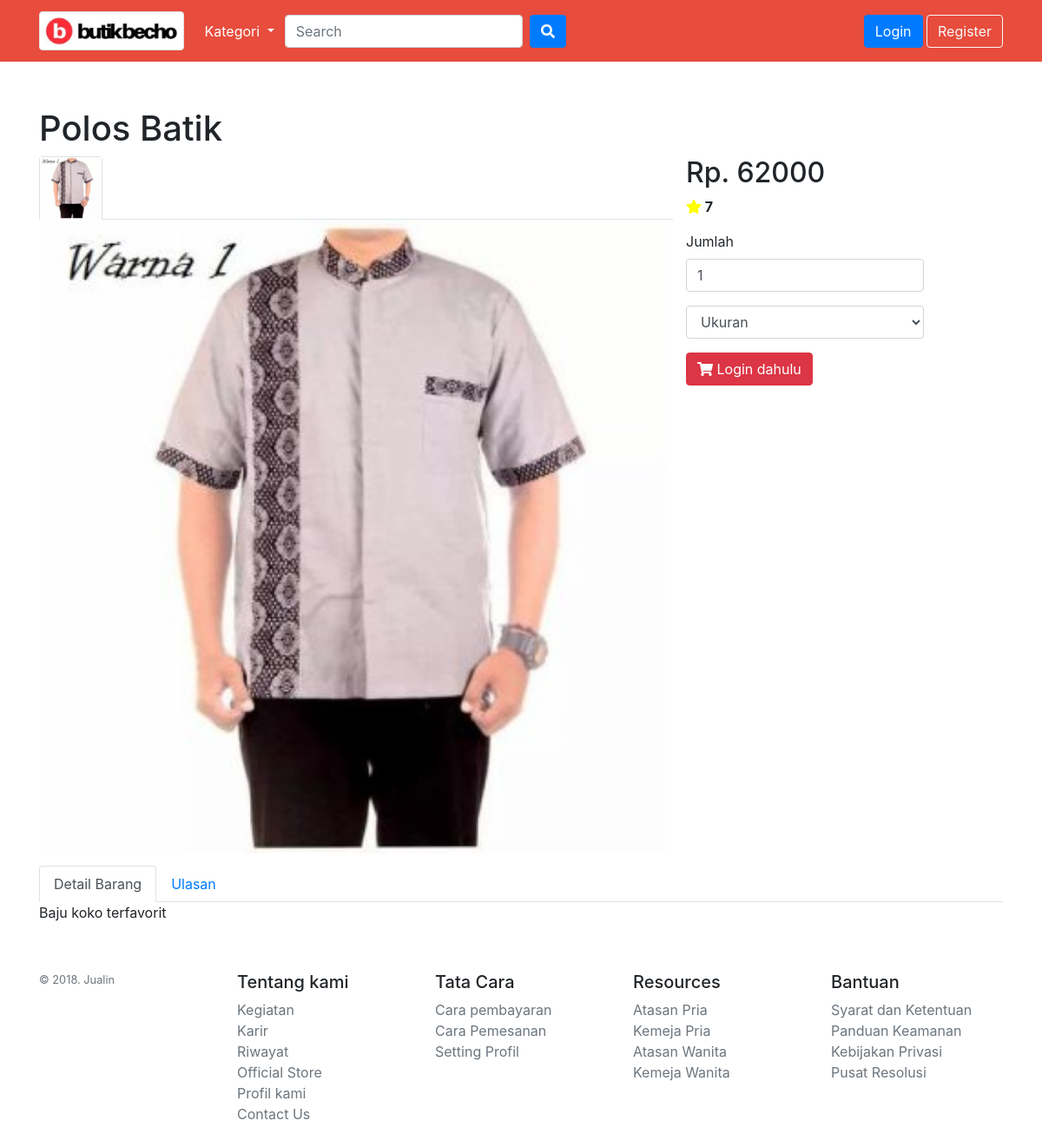
/detail?id=3, run on the app's committed database.
### tables this page shows
CREATE TABLE `produk` (
  `id` int(11) NOT NULL,
  `name` varchar(255) NOT NULL,
  `price` int(11) NOT NULL,
  `rating` int(11) NOT NULL,
  `image` varchar(255) NOT NULL,
  `kategori_id` int(11) NOT NULL,
  `description` varchar(255) NOT NULL
);

### application/controllers/C_Detail.php (called while the page is built, shortened)
<?php
class C_Detail extends CI_Controller {
	public function __construct(){
    $this->load->model('M_Produk');
  }
  public function index() {
    $id = $this->input->get('id');
    $produk = $this->M_Produk->getById($id);
    $this->load->view('V_Base', [
      'title' => $produk['name'] . " | Jualin",
      'content' => 'V_Detail',
      'data' => [
        'produk' => $produk
      ]
    ]);
  }
}

### index.php (called while the page is built, shortened)
<?php
require_once BASEPATH.'core/CodeIgniter.php';

### application/models/M_Produk.php (called while the page is built, shortened)
<?php
	class M_Produk extends CI_Model{
		public function getById($id) {
			$this->db->where('id', $id);
			$result = $this->db->get('produk');;
			if ($result->num_rows() > 0) {
				return $result->result_array()[0];
			}
			return [];
		}
	}
?>

### application/views/V_Usernav.php (the view, shortened to what this page needs)
<header>
    <nav class="navbar navbar-expand-md navbar-dark fixed-top">
      <div class="container">
        <a class="navbar-brand" href="<?= base_url() ?>" id="pad-left"><img class="img-thumbnail" id="imageLogo"  src="<?= base_url("images/wow.jpg") ?>"></a>
        <div class="collapse navbar-collapse" id="navbarCollapse">
          <ul class="navbar-nav">
            <li class="nav-item dropdown">
              <a class="nav-link dropdown-toggle" style="color:white" href="#" id="navbarDropdown" role="button" data-toggle="dropdown"
                aria-haspopup="true" aria-expanded="false">
                Kategori
              </a>
            </li>
          </ul>
          <form class="form-inline mr-auto ml-1" action="<?= base_url("search") ?>">
            <input class="form-control mr-sm-2" type="text" name="q" placeholder="Search" aria-label="Search">
            <button class="btn btn-primary my-2 my-sm-0" type="submit">
              <i class="fas fa-search"></i>
            </button>
          </form>
          <div class="mr-0 my-2">
            <?php if($this->session->has_userdata('logged_in')): ?>
              <a href="<?= base_url('cart') ?>" class="btn btn-success">
                <i class="fas fa-shopping-cart"></i>
                <span class="badge badge-light mx-2">
                <?php
                  $this->db->where('user_id', $this->session->userdata('logged_in')['id']);
                  $result = $this->db->get('cart');
                  echo sizeof($result->result_array());
                ?>
                </span>
              </a>
              <a class="btn btn-danger" href="<?= base_url("order") ?>">OrderKu</a>
              <a href="<?= base_url('C_Login/logout') ?>" class="btn btn-primary">Logout</a>
            <?php else: ?>
              <a href="<?= base_url('login') ?>" class="btn btn-primary">Login</a>
              <a href="<?= base_url('register') ?>" class="btn btn-outline-light">Register</a>
            <?php endif ?>
          </div>
        </div>
      </div>
    </nav>
  </header>

### application/views/V_Detail.php (shortened to what this page needs)
<main role="main" style="margin-top: 100px">
  <div class="container">
    <div class="row">
      <div class="col">
        <h1 class="display-5"><?= $produk['name'] ?></h1>
      </div>
    </div>
    <div class="row">
      <div class="col-md-8">
        <ul class="nav nav-tabs image-tab" id="detailTab" role="tablist">
          <li class="nav-item">
            <a class="nav-link active" id="img1-tab" data-toggle="tab" href="#img1" role="tab" aria-controls="img1" aria-selected="true">
              <img src="<?= base_url($produk['image']) ?>" class="img-fluid" alt="">
            </a>
          </li>
        </ul>
        <div class="tab-content" id="detailTabContent">
          <div class="tab-pane fade show active" id="img1" role="tabpanel" aria-labelledby="img1-tab">
            <img src="<?= base_url($produk['image']) ?>" class="img-fluid detail-img" alt="">
          </div>
        </div>
      </div>
      <div class="com-md-4">
        <h2>Rp. <?= $produk['price'] ?></h2>
        <p style="font-weight: bold">
          <i class="fas fa-star" style="color: yellow"></i> <?= $produk['rating'] ?>
        </p>
        <form action="<?= base_url('C_Cart/add') ?>" method="POST">
          <div class="form-group">
            <label>Jumlah</label>
            <input type="number" class="form-control" name="jumlah" placeholder="Jumlah" value="1" required>
          </div>
          <div class="form-group">
            <select class="form-control" name="ukuran" required>
              <option value="" selected>Ukuran</option>
            </select>
          </div>
          <?php if($this->session->has_userdata('logged_in')): ?>
            <button type="submit" class="btn btn-primary" href="">
              <i class="fas fa-shopping-cart"></i> Tambahkan ke Keranjang
            </button>
          <?php else: ?>
            <button class="btn btn-danger">
              <i class="fas fa-shopping-cart"></i> Login dahulu
            </button>
          <?php endif ?>
        </form>
      </div>
    </div>
    <div class="row my-2">
      <div class="col">
        <nav>
          <div class="nav nav-tabs" id="nav-tab" role="tablist">
            <a class="nav-item nav-link active" id="nav-home-tab" data-toggle="tab" href="#nav-home" role="tab" aria-controls="nav-home"
              aria-selected="true">Detail Barang</a>
            <a class="nav-item nav-link" id="nav-profile-tab" data-toggle="tab" href="#nav-profile" role="tab" aria-controls="nav-profile"
              aria-selected="false">Ulasan</a>
          </div>
        </nav>
        <div class="tab-content" id="nav-tabContent">
          <div class="tab-pane fade show active" id="nav-home" role="tabpanel" aria-labelledby="nav-home-tab">
            <?= $produk['description'] ?>
          </div>
        </div>
      </div>
    </div>
  </div>
</main>

### static/css/style.css (style rules this page uses)
.navbar { background: #e74c3c; }
.detail-img { width: 100%; }
.image-tab .nav-item { width: 10%; }
.image-tab .nav-item a { padding: 0px; }
#imageLogo { width: 110%; height: 110%; }
#pad-left { width: 15%; }

### data on the page
produk: name "Polos Batik", image (picture), price "62000", rating "7", description "Baju koko terfavorit"
